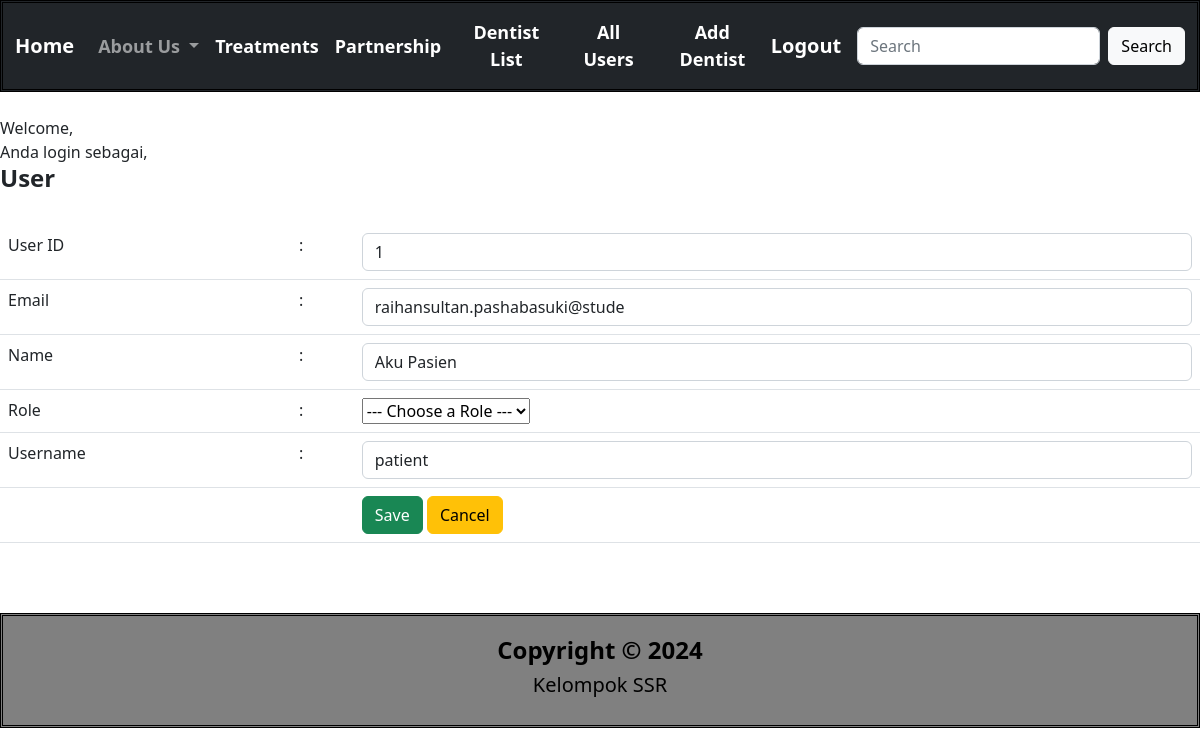
Screenshot of /adminhome.php?p=user&userid=1 with the database file from the repository.
### tables this page shows
CREATE TABLE `user` (
  `userid` int(11) NOT NULL,
  `email` varchar(30) NOT NULL,
  `password` varchar(100) NOT NULL,
  `name` varchar(30) NOT NULL,
  `role` varchar(10) NOT NULL,
  `username` varchar(20) NOT NULL
);

### class/class.User.php (called while the page is built, shortened)
<?php
class User extends Connection{
    private $userid = 0;
    public function __get($atribute) {
        if (property_exists($this, $atribute)) {
            return $this->$atribute;
        }
    }
    public function SelectOneUser(){
        $sql = "SELECT * FROM user WHERE userid='$this->userid'";
        $resultOne = mysqli_query($this->connection, $sql);
        if(mysqli_num_rows($resultOne) == 1){
            $data = mysqli_fetch_assoc($resultOne);
            $this->email = $data['email'];
            $this->userid = $data['userid'];
            $this->name = $data['name'];
            $this->username=$data['username'];
        }
    }
}
?>

### inc.koneksi.php (called while the page is built, shortened)
<?php
class Connection{
    private $host = "localhost";
    private $struser = "root";
    private $strpassword = "";
    function __construct()
    {
        $conn = mysqli_connect($this->host, $this->struser, $this->strpassword);
        $this->connection = $conn;
    }
}
?>

### pages/user.php (the view, shortened to what this page needs)
<?php
require_once('./class/class.User.php');
$objUser = new User();
if(isset($_POST['btnSubmit'])){
    $objUser->userid = $_POST['userid'];
    $objUser->email = $_POST['email'];
    $objUser->name = $_POST['name'];
    $objUser->role = $_POST['role'];
    $objUser->username = $_POST['username'];
    if(isset($_GET['userid'])){
        $objUser->userid = $_GET['userid'];
        $objUser->UpdateUser();
    } else {
     $objUser->AddUser();
    }
    echo "<script> alert('$objUser->message'); </script>";
    if($objUser->hasil){
        echo '<script> window.location = "adminhome.php?p=userList";</script>';
    }
} else if (isset($_GET['userid'])){
        $objUser->userid = $_GET['userid'];
        $objUser->SelectOneUser();
    }
?>
<h4 class="title">
    <span class="text">
        <strong>User</strong>
    </span>
</h4>
<form action="" method="post">
    <table class="table">
        <tr>
        <td>User ID</td>
        <td>:</td>
        <td><input readonly="readonly" type="text" class="form-control" name="userid" value="<?php echo $objUser->userid; ?>"></td>
    </tr>
    <tr>
        <td>Email</td>
        <td>:</td>
        <td><input type="email" class="form-control" userid="email" name="email" value="<?php echo $objUser->email; ?>"></td>
    </tr>
    <tr>
        <td>Name</td>
        <td>:</td>
        <td><input type="text" class="form-control" userid="name" name="name" value="<?php echo $objUser->name; ?>"></td>
    </tr>
    <tr>
        <td>Role</td>
        <td>:</td>
        <td>
            <select name="role" id="role">
	        <option value="">--- Choose a Role ---</option>
            </select>
        </td>
        <br>
    </tr>
    <tr>
        <td>Username</td>
        <td>:</td>
        <td><input type="text" class="form-control" userid="username" name="username" value="<?php echo $objUser->username; ?>"></td>
    </tr>
    <tr>
        <td colspan="2"></td>
        <td><input type="submit" class="btn btn-success" value="Save" name="btnSubmit">
            <a href="adminhome.php?p=userList" class="btn btn-warning">Cancel</a>
        </td>
    </tr>
    </table>
</form>

### rows the page displays
user: userid "1", email "raihansultan.pashabasuki@stude", name "Aku Pasien", username "patient"
